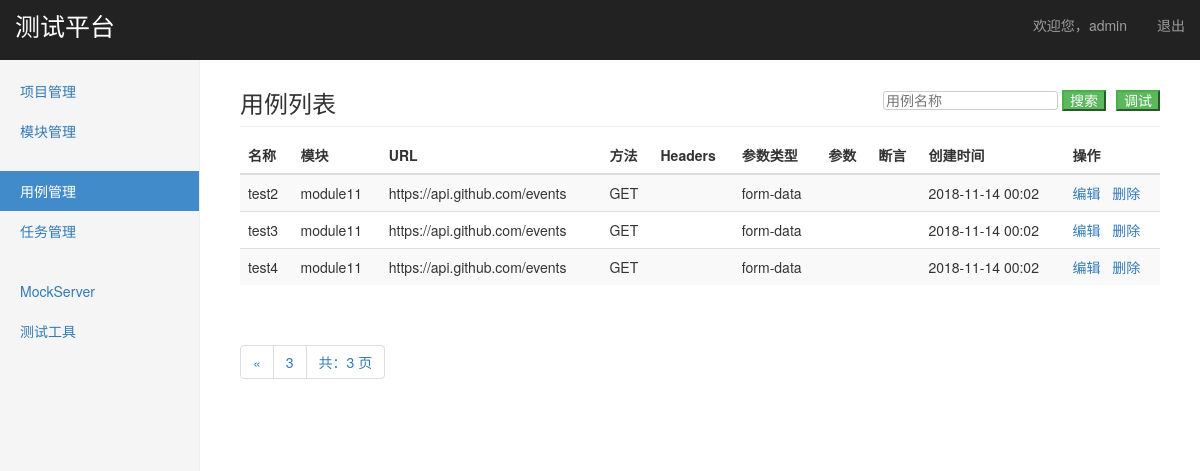
The page /interface/case_manage/?page=3 (signed in) on the database its author committed.
### interface_app/models.py (models this page shows, shortened)
class TestCase(models.Model):
    module = models.ForeignKey(Module, on_delete=models.CASCADE, verbose_name="模块")
    name = models.CharField("名称", max_length=100, default="", blank=False, null=False)
    url = models.TextField("URL", default="", blank=False, null=False)
    request_method = models.CharField("方法", max_length=10, default="GET", blank=False, null=False)
    request_headers = models.TextField("Headers", default="", blank=True, null=True)
    request_params_type = models.CharField("参数类型", max_length=10, default="form-data", blank=False, null=False)
    request_params = models.TextField("参数", default="", blank=True, null=True)
    response_assert = models.TextField("断言", default="", blank=True, null=True)
    create_time = models.DateTimeField("创建时间", auto_now_add=True)

### project_app/models.py (models this page shows)
class Module(models.Model):
    project = models.ForeignKey(Project, on_delete=models.CASCADE, verbose_name="项目")
    name = models.CharField("名称", max_length=100, default="", blank=False, null=False)
    description = models.TextField("描述", default="", blank=True, null=True)
    create_time = models.DateTimeField("创建时间", auto_now_add=True)
    def __str__(self):
        return self.name

### interface_app/case_views.py (the view)
# urls.py: path("case_manage/", case_views.case_manage),
@login_required
def case_manage(request):
    if request.method == "GET":
        case_all = TestCase.objects.all()
        paginator = Paginator(case_all, 3)
        page = request.GET.get("page")
        try:
            cases = paginator.page(page)
        except PageNotAnInteger:
            cases = paginator.page(1)
        except EmptyPage:
            cases = paginator.page(paginator.num_pages)
        return render(request, "case_manage.html", {
            "cases": cases,
            "type": "list"
        })
    else:
        return HttpResponse("404")

### templates/case_manage.html (shortened to what this page needs)
{% extends "base.html" %}
{% block content %}
    {% if type == "list" %}
        <div class="col-sm-9 col-sm-offset-3 col-md-10 col-md-offset-2 main">
            <h3 class="sub-header">用例列表
                <div style="overflow: hidden; float:right; font-size: 14px">
                    <form style="float: left; margin-right: 10px;" action="/interface/search_case/" method="get">
                        <input style="color: #999;border-radius:3px;border: 1px solid #ccc" type="text" name="keyword" placeholder="用例名称" />
                        <input type="submit" class="btn-success" value="搜索" />
                    </form>
                    <button style="float: right" class="btn-success" onclick="window.location.href='/interface/debug_case/'">调试</button>
                </div>
            </h3>
            <div class="table-responsive">
                <table class="table table-striped">
                    <thead>
                        <tr>
                            <th>名称</th>
                            <th>模块</th>
                            <th>URL</th>
                            <th>方法</th>
                            <th>Headers</th>
                            <th>参数类型</th>
                            <th>参数</th>
                            <th>断言</th>
                            <th>创建时间</th>
                            <th>操作</th>
                        </tr>
                    </thead>
                    <tbody>
                        {% for case in cases %}
                        <tr>
                            <td>{{ case.name }}</td>
                            <td>{{ case.module }}</td>
                            <td>{{ case.url }}</td>
                            <td>{{ case.request_method }}</td>
                            <td>
                            </td>
                            <td>{{ case.request_params_type }}</td>
                            <td>
                            </td>
                            <td>{{ case.response_assert }}</td>
                            <td>{{ case.create_time | date:"Y-m-d H:i"  }}</td>
                            <td>
                                <a href="/manage/edit_case/{{ case.id }}/">编辑</a>&nbsp;&nbsp;
                                <a href="javascript:void(0)" onclick='deleteCase("{{ case.name }}", "{{ case.id }}")'>删除</a>
                            </td>
                        </tr>
                        {% endfor %}
                    </tbody>
                </table>
            </div>
            <div class="pagination">
                <span class="step-links">
                    <ul class="pagination">
                        {% if cases.has_previous %}
                            {% if keyword %}
                                <li><a href="?keyword={{ keyword }}&page={{ cases.previous_page_number }}">&laquo;</a></li>
                            {% else %}
                                <li><a href="?page={{ cases.previous_page_number }}">&laquo;</a></li>
                            {% endif %}
                        {% endif %}
                        <li><a href="#">{{ cases.number }}</a></li>
                        <li><a href="#">共：{{ cases.paginator.num_pages }} 页</a></li>
                    </ul>
                </span>
            </div>
        </div>
    {% endif %}
{% endblock %}
{% block extra-JS %}
    {% load static %}
{% endblock  %}

### templates/base.html (shortened to what this page needs)
<!DOCTYPE html>
<html lang="zh-CN">
    <head>
        {% load static %}
        <link href="{% static 'css/jquery-ui.css' %}" rel="stylesheet">
        <link href="{% static 'css/bootstrap.min.css' %}" rel="stylesheet">
        <link href="{% static 'css/dashboard.css' %}" rel="stylesheet">
        <link href="{% static 'css/ie10-viewport-bug-workaround.css' %}" rel="stylesheet">
    </head>
    <body>
        <nav class="navbar navbar-inverse navbar-fixed-top" style="z-index: 60;">
            <div class="container-fluid">
                <div class="navbar-header">
                    <p class="navbar-brand" style="font-size: 25px">测试平台</p>
                </div>
                <div id="navbar" class="navbar-collapse collapse">
                    <ul class="nav navbar-nav navbar-right">
                        <li><a href="javascript:void(0)"> 欢迎您，{{ user }}</a></li>
                        <li><a href="/logout/">退出</a></li>
                    </ul>
                </div>
            </div>
        </nav>
        <div class="container-fluid">
            <div class="row">
                <div class="col-sm-3 col-md-2 sidebar" style="z-index: 50;">
                    <ul class="nav nav-sidebar">
                        <li id="project"><a href="/manage/project_manage/">项目管理</a></li>
                        <li id="module"><a href="/manage/module_manage/">模块管理</a></li>
                    </ul>
                    <ul class="nav nav-sidebar">
                        <li id="case"><a href="/interface/case_manage">用例管理</a></li>
                        <li id="task"><a href="/interface/task_manage">任务管理</a></li>
                    </ul>
                    <ul class="nav nav-sidebar">
                        <li id="MockServer"><a href="">MockServer</a></li>
                        <li id="tool"><a href="">测试工具</a></li>
                    </ul>
                </div>
                {% block content %}
                {% endblock %}
            </div>
        </div>
    </body>
</html>

### static/css/dashboard.css (style rules this page uses)
body { padding-top: 50px; }
.sub-header { padding-bottom: 10px; border-bottom: 1px solid #eee; }
.navbar-fixed-top { border: 0; }
.sidebar { display: none; }
@media (min-width: 768px) { .sidebar { position: fixed; top: 51px; bottom: 0; left: 0; z-index: 1000; display: block; padding: 20px; overflow-x: hidden; overflow-y: auto; background-color: #f5f5f5; border-right: 1px solid #eee; } }
.nav-sidebar { margin-right: -21px; margin-bottom: 20px; margin-left: -20px; }
.nav-sidebar > li > a { padding-right: 20px; padding-left: 20px; }
.nav-sidebar > .active > a, .nav-sidebar > .active > a:hover, .nav-sidebar > .active > a:focus { color: #fff; background-color: #428bca; }
.main { padding: 20px; }
@media (min-width: 768px) { .main { padding-right: 40px; padding-left: 40px; } }

### rows shown on the page
TestCase: name "test2", module "module11", url "https://api.github.com/events", request_method "GET", request_params_type "form-data", create_time "2018-11-14 00:02"
TestCase: name "test3", module "module11", url "https://api.github.com/events", request_method "GET", request_params_type "form-data", create_time "2018-11-14 00:02"
TestCase: name "test4", module "module11", url "https://api.github.com/events", request_method "GET", request_params_type "form-data", create_time "2018-11-14 00:02"

### other values the page prints
{{ user }} "admin"
{{ cases.number }} "3"
{{ cases.paginator.num_pages }} "3"
